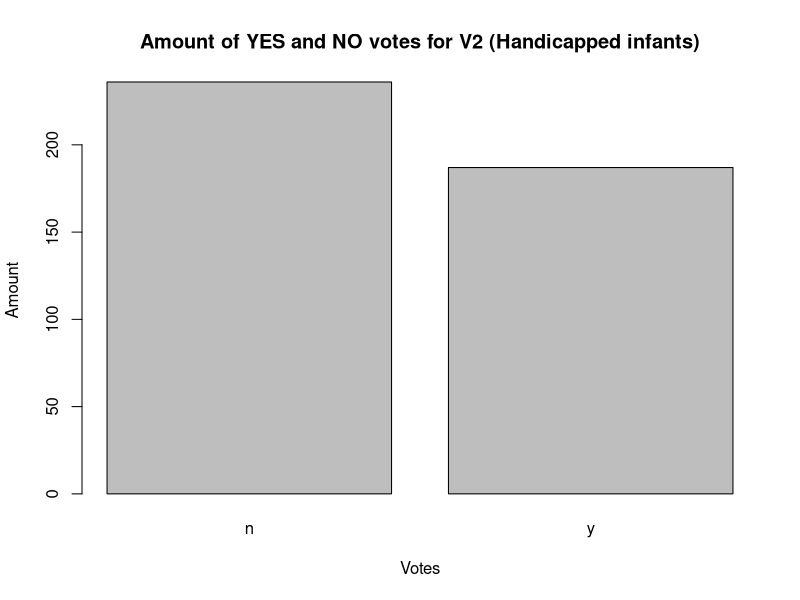
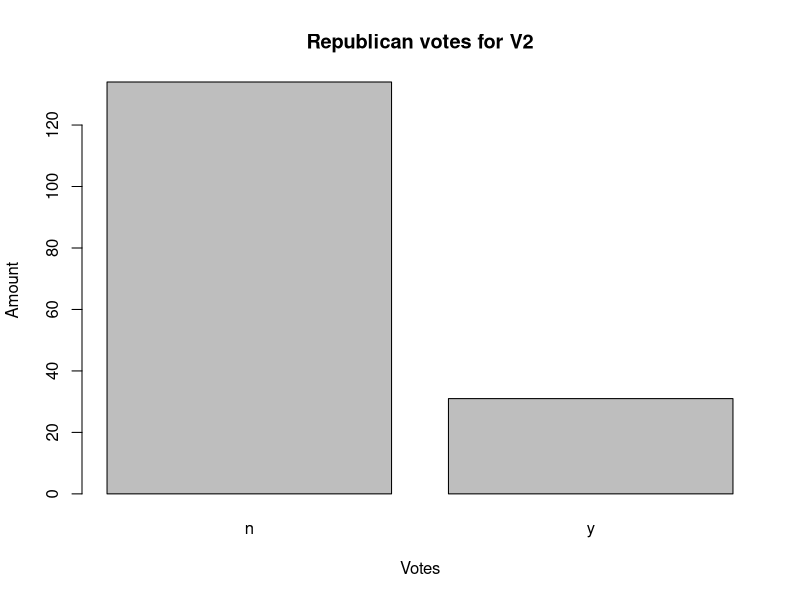
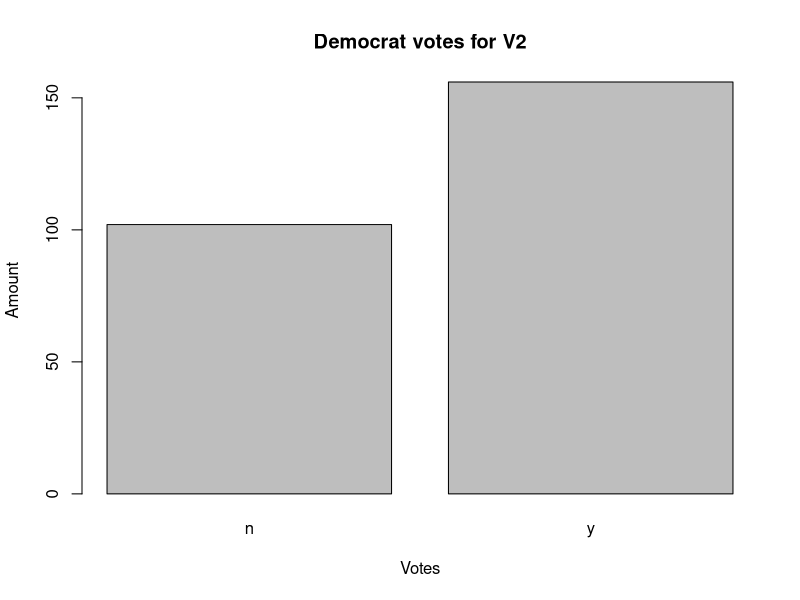

These figures' R source, in order:
#
###################################################
# Exercise 1                                      #
###################################################
# Show/argue that the odds-ratio in eq.(7)        #
# can be written as the inequality (eq.(8))       #
# between the ratio of the prior probabilities    #
# and the posterior probabilities.                #
###################################################
#  ℙ(∏1 | x)
#             >  1
#  ℙ(∏2 | X)
#
# <=>
# 
#      f1(x) π1
#  __________________             
#  f1(x)π1 + f2(x)π2
# ______________________  > 1                             
#      f2(x) π2
#  _________________
#  f1(x)π1 + f2(x)π2
#
# <=>
#
#    f1(x)π1      > 1
# _____________               Cross multiply 
#    f2(x)π2      > 1
#
# <=>
# 
# f1(x)π1 > f2(x)π2
#
# <=>
#
#  f1(x)      π2
# _______  > ____
#  f2(x)      π1
#
#                  □

#################################################
# Exercise 2a                                   #
#################################################
# Source:                                       #
#                                               #############################################################
# https://eight2late.wordpress.com/2015/11/06/a-gentle-introduction-to-naive-bayes-classification-using-r/  #
#############################################################################################################
setwd("~/Documents/rprojects/dataScience")

# install.packages("mlbench")
# Load the mlbench library, which contains the HouseVote84
library(mlbench)
# Load the dataset
data("HouseVotes84")

# Barplots for specific elements
## Plot for all Yes and No
plot(as.factor(HouseVotes84[, 2]))
title(main = "Amount of YES and NO votes for V2 (Handicapped infants)", xlab = "Votes", ylab = "Amount")

## By Party
### Republicans
plot(as.factor(HouseVotes84[HouseVotes84$Class == "republican", 2]))
title(main = "Republican votes for V2", xlab = "Votes", ylab = "Amount")

## Democrats
plot(as.factor(HouseVotes84[HouseVotes84$Class == "democrat", 2]))
title(main = "Democrat votes for V2", xlab = "Votes", ylab = "Amount")


#################################################
# Exercise 2b                                   #
#################################################

# Taking care of missing values before we actually use Naive Bayes
## Function to return number of NA's by vote and class (democrat or republican)
na_by_col_class <- 
  function(col, cls) {
    return(sum(
      is.na(
        HouseVotes84[, col]
      ) &
        HouseVotes84$Class == cls
      )
    )
  }

## Function for the conditional probability that a member of a party will cast y 
## for a topic, based on all members of te party who cast a vote (without NA)
p_y_col_class <- 
  function(col, cls){
    sum_y <- sum(
      HouseVotes84[, col] == "y" & 
        HouseVotes84$Class == cls, 
      na.rm = TRUE
    )
    sum_n <- sum(
      HouseVotes84[, col] == "n" &
        HouseVotes84$Class == cls,
      na.rm = TRUE
    )
    return(sum_y / (sum_y + sum_n))
  }

## Checking if the functions actually worked
p_y_col_class(2, "democrat")
p_y_col_class(2, "republican")
na_by_col_class(2, "democrat")
na_by_col_class(2, "republican")

## Replace missing values by randomly assigning y or n to NA's
### Uniform distribution is used used to set the NA value to yes if the random numer returned
### is less than the probability of a yes vote and to no otherwise.
for (i in 2:ncol(HouseVotes84)) {
  if (sum(is.na(HouseVotes84[, i]) > 0)) {
    c1 <- which(is.na(HouseVotes84[, i]) & HouseVotes84$Class == "democrat", arr.ind = TRUE)
    c2 <- which(is.na(HouseVotes84[, i]) & HouseVotes84$Class == "republican", arr.ind = TRUE)
    HouseVotes84[c1, i] <-
      ifelse(runif(na_by_col_class(i, "democrat")) < p_y_col_class(i, "democrat"), "y", "n")
    HouseVotes84[c2, i] <-
      ifelse(runif(na_by_col_class(i, "republican")) < p_y_col_class(i, "republican"), "y", "n")
  }
}

# View the new dataset
View(HouseVotes84)

# Now we are ready to actually work with the dataset and do some Naive Bayes

# Divide into test and training sets
# Create new col "train" and assign 1 or 0 in 80/20 proportion via random uniform dist
HouseVotes84[, "train"] <- 
  ifelse(runif(nrow(HouseVotes84)) < 0.80, 1, 0)

# Get col number of train / test indicator column (needed a bit later)
trainColNum <- grep("train", names(HouseVotes84))

# Seperate training and test sets and remove training column before modeling
trainHouseVotes84 <- HouseVotes84[HouseVotes84$train == 1, -trainColNum]
testHouseeVotes84 <- HouseVotes84[HouseVotes84$train == 0, -trainColNum]

# Finally we can now build the freaking Naive Bayes model

#install.packages("e1071")

# We need this library! As it contains the algorithm made nicely available for us!
library(e1071) 

# the Class~. means, the dependent variable (to be predicted) appears on the left hand side
# of the ~ and the independent variables (predictors or features) are on the right hand side.
# The dot is simply shorthand for "all variable other than the dependent one". And then we 
# have the dataframe (trainHouseVotes84)
nb_model <- naiveBayes(Class~. , data = trainHouseVotes84)

# Lets look at the model. Three differents ways to do that.
nb_model
summary(nb_model)
str(nb_model)

#################################################
# Exercise 2c                                   #
#################################################
# Time to do some predicting
# This is done by feeding test data into our model (nb_model) and then comparing with known
# values. As always a confusion matrix will be used.

# Dun dun dun!
nb_test_predict <- predict(nb_model, testHouseeVotes84[, -1])
# The confusion matrix
table(pred = nb_test_predict, true = testHouseeVotes84$Class)
# As seen in the confusion matrix, the algorithm has correctly classified 
# 43 out of 48 (43+5) democrats and 26 out of 30 republicans. Not bad!
# The values might vary on your NON-Linux computers.

#################################################
# Exercise 2d                                   #
#################################################
# Fractions of correct predictions
mean(nb_test_predict == testHouseeVotes84$Class)

#################################################
# Exercise 2e                                  #
#################################################
# One is the loneliest number, therefore we do things multiple times!

# Function to create, run and record model results
nb_multiple_runs <- function(train_fraction,n){
  fraction_correct <- rep(NA,n)
  for (i in 1:n){
    HouseVotes84[,"train"] <- ifelse(runif(nrow(HouseVotes84))<train_fraction,1,0)
    trainColNum <- grep("train",names(HouseVotes84))
    trainHouseVotes84 <- HouseVotes84[HouseVotes84$train==1,-trainColNum]
    testHouseVotes84 <- HouseVotes84[HouseVotes84$train==0,-trainColNum]
    nb_model <- naiveBayes(Class~.,data = trainHouseVotes84)
    nb_test_predict <- predict(nb_model,testHouseVotes84[,-1])
    fraction_correct[i] <- mean(nb_test_predict==testHouseVotes84$Class)
  }
  return(fraction_correct)
}

# 20 runs, 80% of data randomly selected for training set in each run
fraction_correct_predictions <- nb_multiple_runs(0.8, 20)
fraction_correct_predictions

# Summary of results
summary(fraction_correct_predictions)

# Standard Deviation
sd(fraction_correct_predictions)

# That is it for exercise 2
# Exercise 3 coming very soon!
